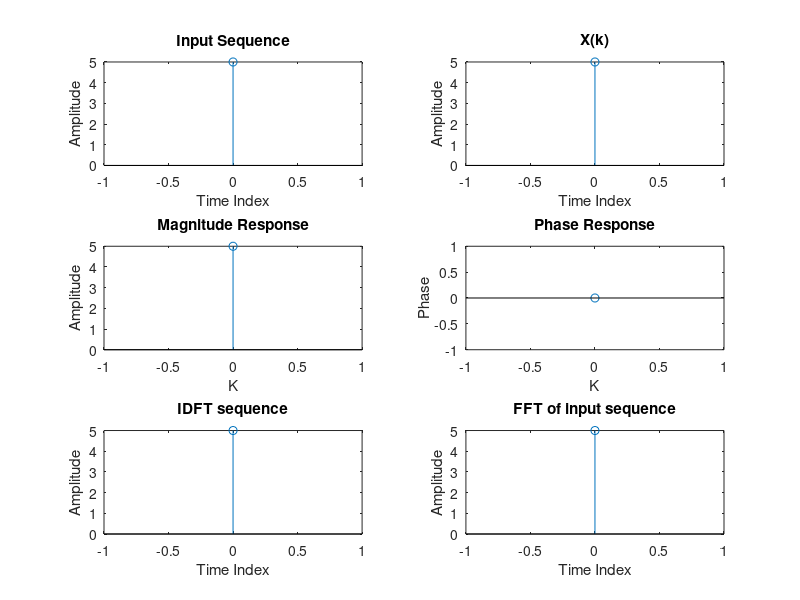

This chart was generated by the following MATLAB code:
function dsp31()
    clc;
    clear all;
    close all;
    %Get the sequence from user
    disp('The sequence from the user:');
    xn=input('Enter the input sequence x(n):');
    % To find the length of the sequence
    N=length(xn);
    %To initilise an array of same size as that of input sequence
    Xk=zeros(1,N);
    iXk=zeros(1,N);
    %code block to find the DFT of the sequence
    for k=0:N-1
    for n=0:N-1
    Xk(k+1)=Xk(k+1)+(xn(n+1)*exp((-i)*2*pi*k*n/N));
    end
    end
    %code block to plot the input sequence
    t=0:N-1;
    subplot(3,2,1);
    stem(t,xn);
    ylabel ('Amplitude');
    xlabel ('Time Index');
    title ('Input Sequence');
    %code block to plot the X(k)
    disp('The discrete fourier transform of x(n):');
    disp(Xk);
    t=0:N-1;
    subplot(3,2,2);
    stem(t,Xk);
    ylabel ('Amplitude');
    xlabel ('Time Index');
    title ('X(k)');
    % To find the magnitudes of individual DFT points
    magnitude=abs(Xk);
    %code block to plot the magnitude response
    disp('The magnitude response of X(k):');
    disp(magnitude);
    t=0:N-1;
    subplot(3,2,3);
    stem(t,magnitude);
    ylabel ('Amplitude');
    xlabel ('K');
    title ('Magnitude Response');
    %To find the phases of individual DFT points
    phase=angle(Xk);
    %code block to plot the phase response
    disp('The phase response of X(k):');
    disp(phase);
    t=0:N-1;
    subplot(3,2,4);
    stem(t,phase);
    ylabel ('Phase');
    xlabel ('K');
    title ('Phase Response');
    % Code block to find the IDFT of the sequence
    for n=0:N-1
    for k=0:N-1
    iXk(n+1)=iXk(n+1)+(Xk(k+1)*exp(i*2*pi*k*n/N));
    end
    end
    iXk=iXk./N;
    %code block to plot the output sequence
    t=0:N-1;
    subplot(3,2,5);
    stem(t,xn);
    ylabel ('Amplitude');
    xlabel ('Time Index');
    title ('IDFT sequence');
    %code block to plot the FFT of input sequence using inbuilt function
    x2=fft(xn);
    subplot(3,2,6);
    stem(t,x2);
    ylabel ('Amplitude');
    xlabel ('Time Index');
    title ('FFT of input sequence');
end